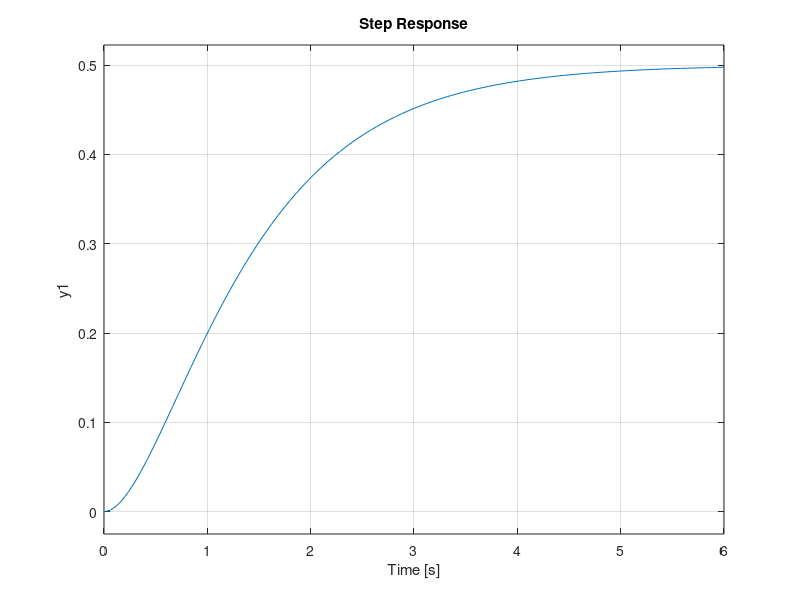
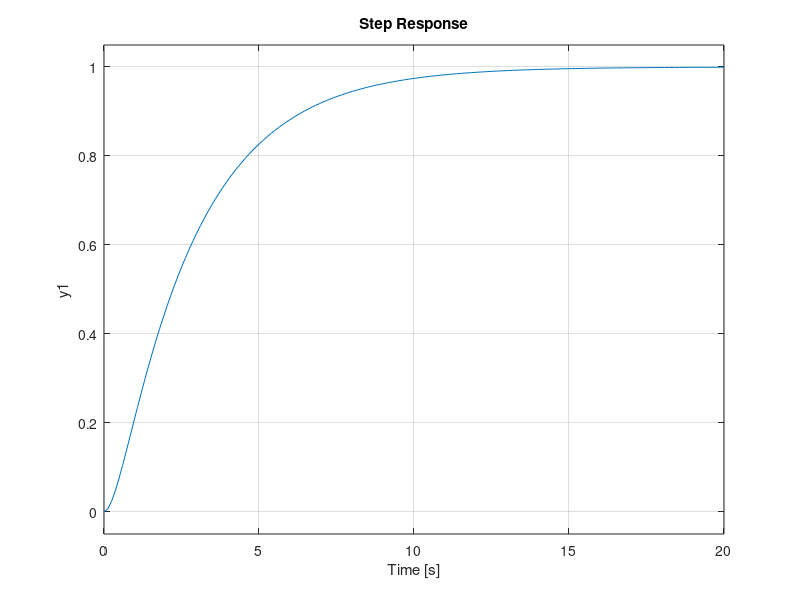
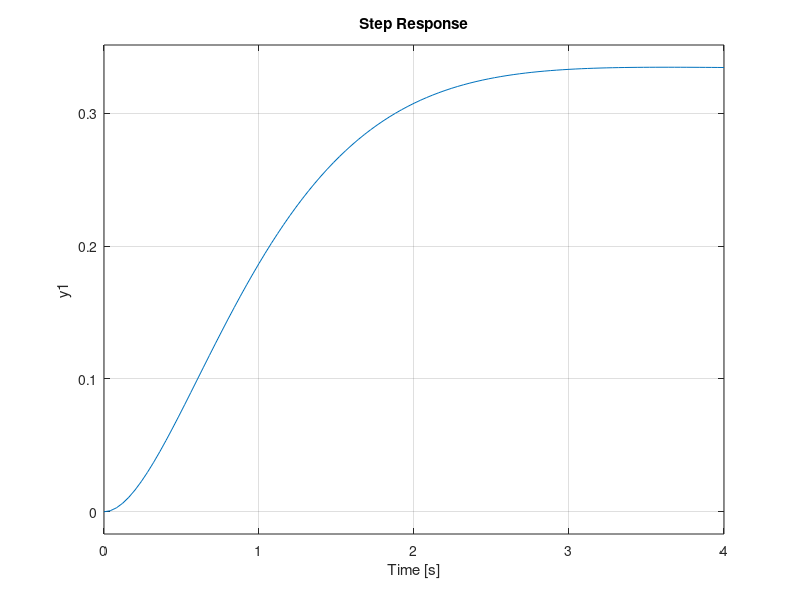
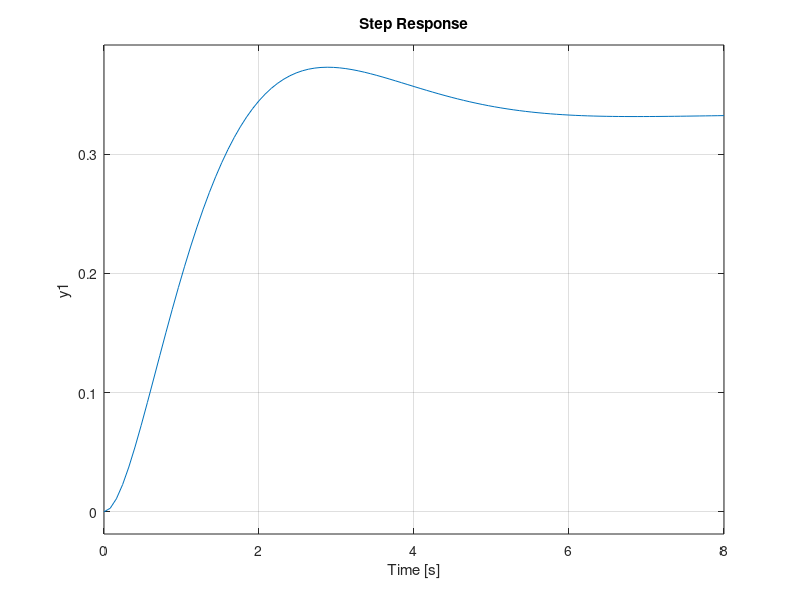

These figures' MATLAB source, in order:
%  Step response of Transfer function 1/((s+1)(s+2))
num = 1;
den = [1 3 2];
g = tf(num,den);
figure(1)
step(g);

%% Step response of g with positive(1) feedback
p = feedback(g,1,1);
figure(2)
step(p);
%% Step response of g with negative(1) feedback
p1 = feedback(g,1);
figure(3)
step(p1)
%% step response of g with s+1 pole in -ve feedback path
h1 = tf(1,[1 1]);
p2 = feedback(g,h1);
figure(4)
step(p2)
%% step response of g with s+1 zero in -ve feedback path
h2 = tf([1 1],1);
p3 = feedback(g,h2);
figure(5)
step(p3)
